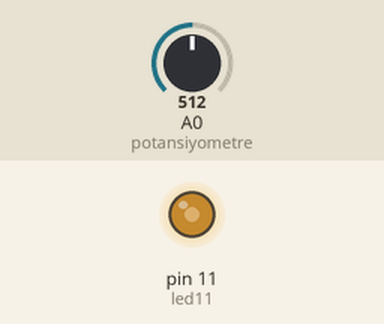
A sketch run on a simulated Arduino Uno, built with avr-gcc and run on an emulated ATmega328P. Shown: output pins drawn as LEDs (lit = HIGH). The inputs (shaded band) are chosen by the test bench; at power-on: A0 (potansiyometre) = 512.

Above: at 1.2 s.
1.3 s: A0 (potansiyometre) set to 716
At 2.0 s:
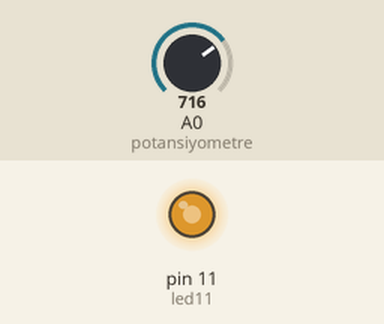
2.8 s: A0 (potansiyometre) set to 900
At 3.2 s:
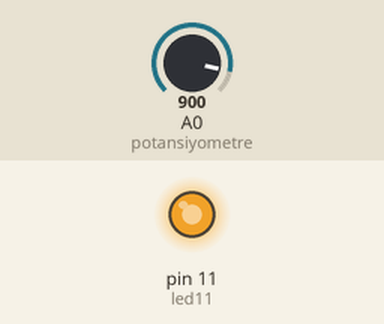
4.3 s: A0 (potansiyometre) set to 122
At 5.5 s:
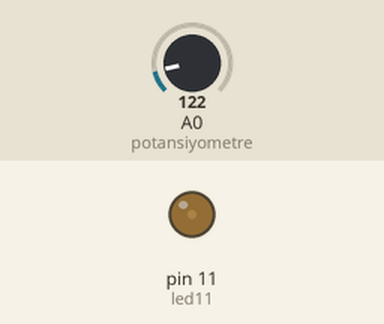
5.8 s: A0 (potansiyometre) set to 0
At 6.6 s:
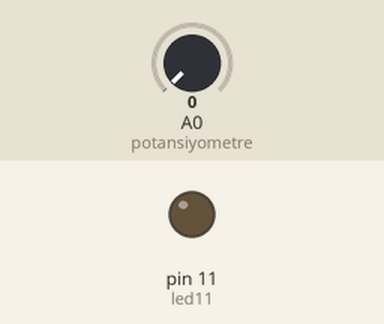
7.3 s: A0 (potansiyometre) set to 511
At 7.8 s:
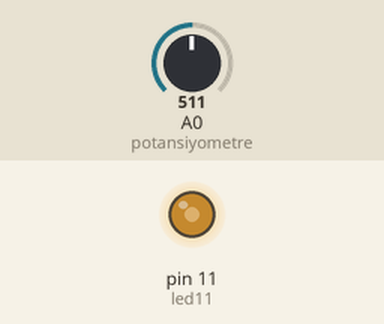
Timing chart, 0 to 9.8 s (numbered marks = the images above; inputs shaded):
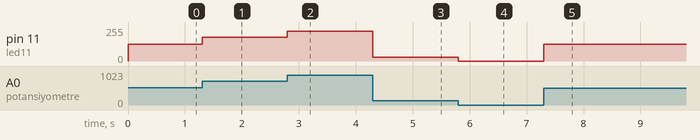

The sketch:

ders_6_pot_led_parlaklik.ino
```cpp
// Ders 6 - Potansiyometre ile LED Parlaklik
// A0 degeri 0-1023 arasindan 0-255 arasina cevrilir.
// ROBOMER kartta LED'ler 11, 12 ve 13 numarali pinlerdedir.

int potansiyometre = A0;
int led11 = 11;

void setup() {
  pinMode(led11, OUTPUT);
}

void loop() {
  int potDegeri = analogRead(potansiyometre);
  int parlaklik = map(potDegeri, 0, 1023, 0, 255);

  analogWrite(led11, parlaklik);
}
```

Measured:
- after the input at 1.3 s, pin 11 (led11): 127/255 → 178/255 at once
- after the input at 2.8 s, pin 11 (led11): 178/255 → 224/255 at once
- after the input at 4.3 s, pin 11 (led11): 224/255 → 30/255 at once
- after the input at 5.8 s, pin 11 (led11): 30/255 → 0/255 at once
- after the input at 7.3 s, pin 11 (led11): 0/255 → 127/255 at once
